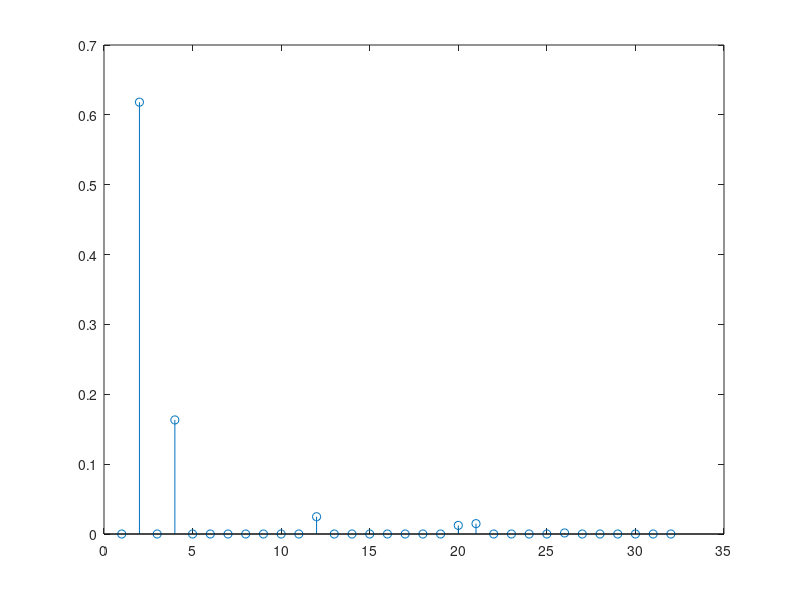
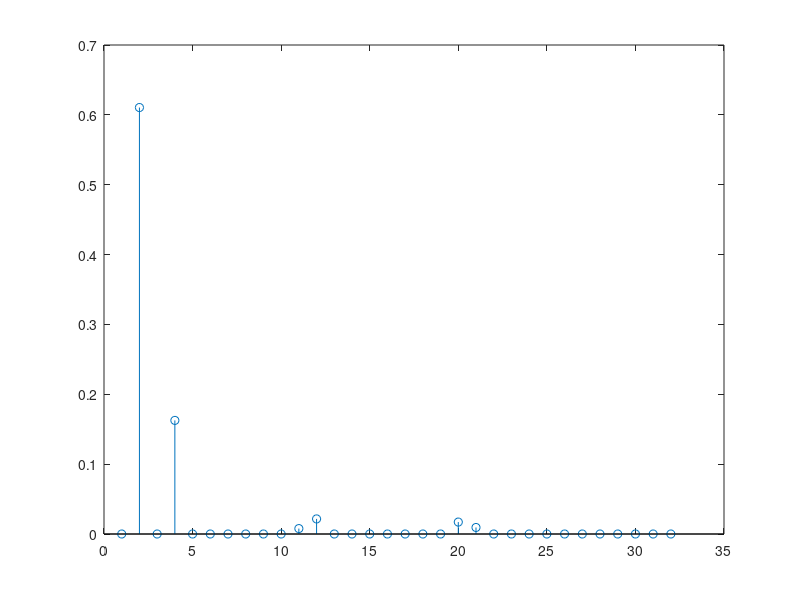
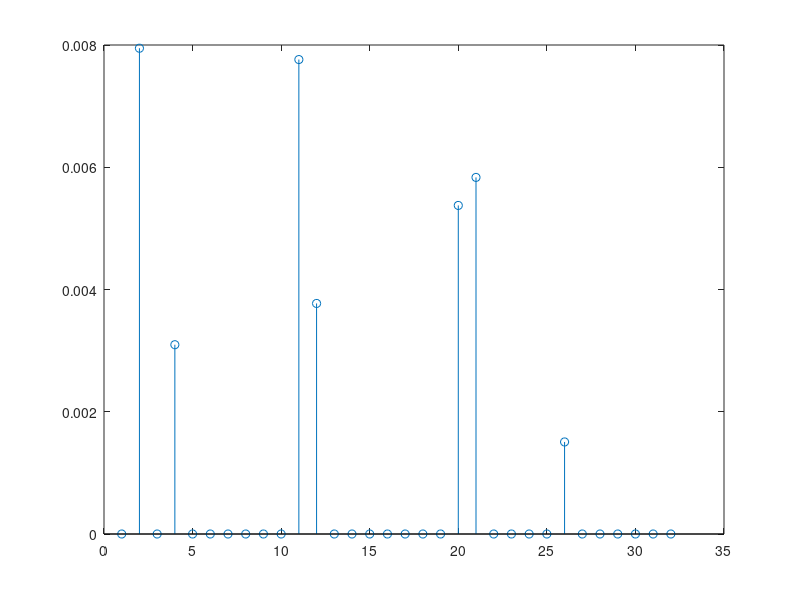

These figures' MATLAB source, in order:
clc
clear all;
close all;
N = 512; % number of symbols
Nb_s = 2; % number of bits per symbol
Nb = N * Nb_s; % number of bits
L = 32;

lambda = 0.2;
sigma = .1;

bits = round(rand(Nb,1)); %random bits generation.
H = eye(N);

c_index = 2*bits(1:2:end) + bits(2:2:end) + 1;

C = 2^(-0.5) * [1+1j , 1-1j , -1+1j, -1-1j];

S = C(c_index); % symbol set
X = S.*H;

i = 1:N; j = 1:L;
temp1 = repmat( exp(2*pi * 1i * (i.' - 1) / 512),1,L);
temp2 = repmat(j,N,1);

F = temp1.^(temp2-1);

n = sigma * (2^-0.5) * (randn(N,1) + 1j * randn(N,1));

p = exp( -lambda * (j - 1).');

h = p .* ((2^-0.5) * (randn(L,1) + 1j * randn(L,1))) ./(norm(p));

h_sparsity_index = randperm(32,6);
h_sparsity_index = sort(h_sparsity_index);
h_sparsity = zeros(L,1);
h_sparsity(h_sparsity_index) = h(h_sparsity_index);

y = X * F * h_sparsity + n;
H = X*F;

r = y;
h_sparsity_index_est = [];

for index = 1:6
    
    [temp temp_I] = max(H'*r);
    h_sparsity_index_est = [h_sparsity_index_est temp_I];
    for index1 = 1:length(h_sparsity_index_est)
        A_temp(:,index1) =    H(:,h_sparsity_index_est(index1));
    end
    P = A_temp * inv(A_temp' * A_temp) * A_temp';
    
    r = (eye(N) -  P) * y;
    
end
    
b = zeros(L - 6 , 1);
sample_space = 1:32;
A_indices = setdiff(sample_space,h_sparsity_index_est);
A = zeros(L - 6 , L);
for i = 1:26
    A(i,A_indices(i)) = 1;
end


h_est_temp = inv(H' * H) * H' * y;
h_est_sparcity = inv(H' * H) * H' * y - inv(H' * H) * A' * inv(A * inv(H' * H) * A') * A * inv(H' * H) * H' * y;


stem(abs(h_sparsity)); figure; stem(abs(h_est_sparcity));figure; stem(abs(h_est_sparcity - h_sparsity));
